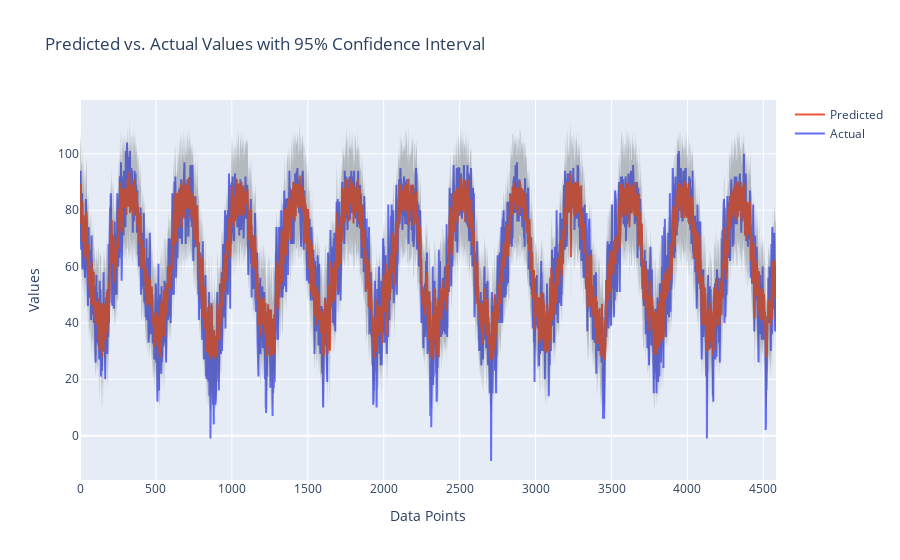

Notebook cell for this chart:
### Markdown cell above
# Training

### Code cell
from training_utils import *

# Iteration 1
columns_to_ignore = ['date', 'next_day_max_temp']
target_column = 'next_day_max_temp'
#data = daily_df[daily_df['date'] < daily_df_2['date'].min()]
data = all_df
X_train, y_train, X_val, y_val, X_test, y_test, scaler_features = prep_data(data, columns_to_ignore, target_column)
model = get_model(X_train, y_train, dropout_rate=0.2, num_layers=2, hidden_size=32, model_type = 'attn_lstm')
model = train_model(model, X_train, y_train, X_val, y_val, lr=0.005, l2_lambda=0.01, epochs=10)
test_loss = get_test_loss(model, X_test, y_test)
plot_preds(model(X_test), y_test)

### Figure 1 — Plotly figure (JSON) as saved in the notebook; plotly's stock layout.template omitted (floating-point values rounded to 4 significant figures; data arrays with more than 128 entries replaced by an {"elided": "..."} marker saying what was removed)
{"data": [{"mode": "lines", "name": "Actual", "type": "scatter", "x": {"elided": "4584 int values"}, "y": {"elided": "4584 float values"}}, {"mode": "lines", "name": "Predicted", "type": "scatter", "x": {"elided": "4584 int values"}, "y": {"elided": "4584 float values"}}, {"line": {"width": 0}, "marker": {"color": "#444"}, "mode": "lines", "showlegend": false, "type": "scatter", "x": {"elided": "4584 int values"}, "y": {"elided": "4584 float values"}}, {"fill": "tonexty", "fillcolor": "rgba(68, 68, 68, 0.3)", "line": {"width": 0}, "marker": {"color": "#444"}, "mode": "lines", "showlegend": false, "type": "scatter", "x": {"elided": "4584 int values"}, "y": {"elided": "4584 float values"}}], "layout": {"title": {"text": "Predicted vs. Actual Values with 95% Confidence Interval"}, "xaxis": {"title": {"text": "Data Points"}}, "yaxis": {"title": {"text": "Values"}}}}
